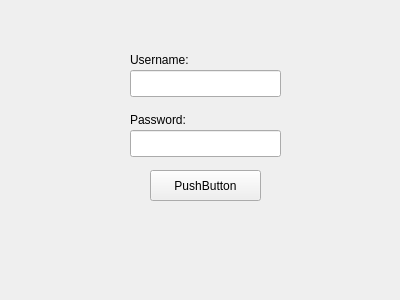
<?xml version="1.0" encoding="UTF-8"?>
<ui version="4.0">
 <class>LoginWidget</class>
 <widget class="QWidget" name="LoginWidget">
  <property name="geometry">
   <rect>
    <x>0</x>
    <y>0</y>
    <width>400</width>
    <height>300</height>
   </rect>
  </property>
  <property name="windowTitle">
   <string>To be Omnanmnad</string>
  </property>
  <widget class="QPushButton" name="pushButton">
   <property name="geometry">
    <rect>
     <x>150</x>
     <y>170</y>
     <width>111</width>
     <height>31</height>
    </rect>
   </property>
   <property name="text">
    <string>PushButton</string>
   </property>
   <property name="autoDefault">
    <bool>false</bool>
   </property>
   <property name="default">
    <bool>false</bool>
   </property>
   <property name="flat">
    <bool>false</bool>
   </property>
  </widget>
  <widget class="QLineEdit" name="username">
   <property name="geometry">
    <rect>
     <x>130</x>
     <y>70</y>
     <width>151</width>
     <height>27</height>
    </rect>
   </property>
   <property name="toolTip">
    <string>&lt;html&gt;&lt;head/&gt;&lt;body&gt;&lt;p&gt;&lt;br/&gt;&lt;/p&gt;&lt;/body&gt;&lt;/html&gt;</string>
   </property>
  </widget>
  <widget class="QLineEdit" name="password">
   <property name="geometry">
    <rect>
     <x>130</x>
     <y>130</y>
     <width>151</width>
     <height>27</height>
    </rect>
   </property>
   <property name="toolTip">
    <string>&lt;html&gt;&lt;head/&gt;&lt;body&gt;&lt;p&gt;&lt;br/&gt;&lt;/p&gt;&lt;/body&gt;&lt;/html&gt;</string>
   </property>
  </widget>
  <widget class="QLabel" name="usernameLabel">
   <property name="geometry">
    <rect>
     <x>130</x>
     <y>50</y>
     <width>71</width>
     <height>20</height>
    </rect>
   </property>
   <property name="text">
    <string>Username:</string>
   </property>
  </widget>
  <widget class="QLabel" name="passwordLabel">
   <property name="geometry">
    <rect>
     <x>130</x>
     <y>110</y>
     <width>71</width>
     <height>20</height>
    </rect>
   </property>
   <property name="text">
    <string>Password:</string>
   </property>
  </widget>
 </widget>
 <resources/>
 <connections>
  <connection>
   <sender>username</sender>
   <signal>returnPressed()</signal>
   <receiver>pushButton</receiver>
   <slot>click()</slot>
   <hints>
    <hint type="sourcelabel">
     <x>205</x>
     <y>83</y>
    </hint>
    <hint type="destinationlabel">
     <x>205</x>
     <y>185</y>
    </hint>
   </hints>
  </connection>
  <connection>
   <sender>password</sender>
   <signal>returnPressed()</signal>
   <receiver>pushButton</receiver>
   <slot>click()</slot>
   <hints>
    <hint type="sourcelabel">
     <x>205</x>
     <y>143</y>
    </hint>
    <hint type="destinationlabel">
     <x>205</x>
     <y>185</y>
    </hint>
   </hints>
  </connection>
 </connections>
</ui>
